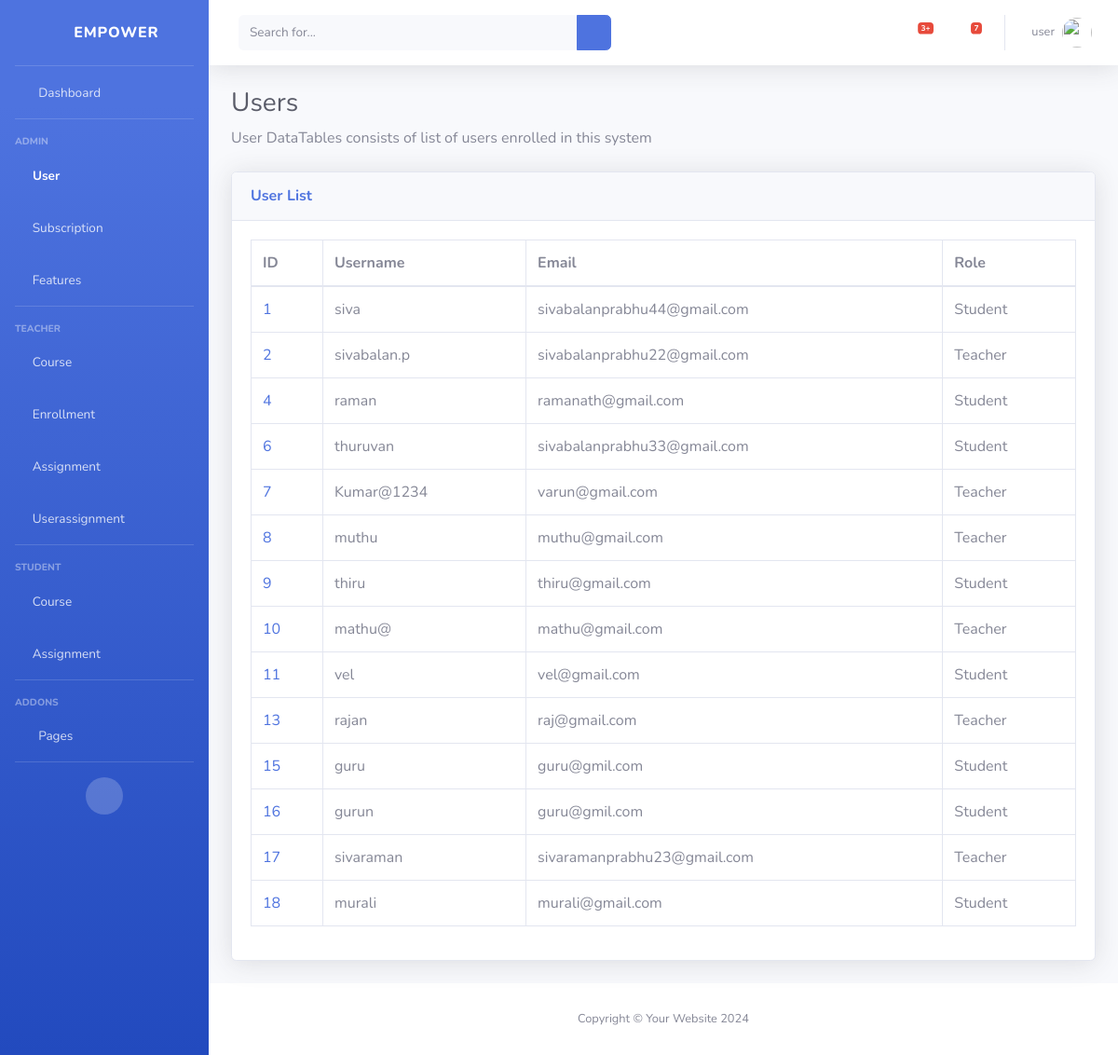
/users/ (signed in), run on an earlier commit of the app's database.
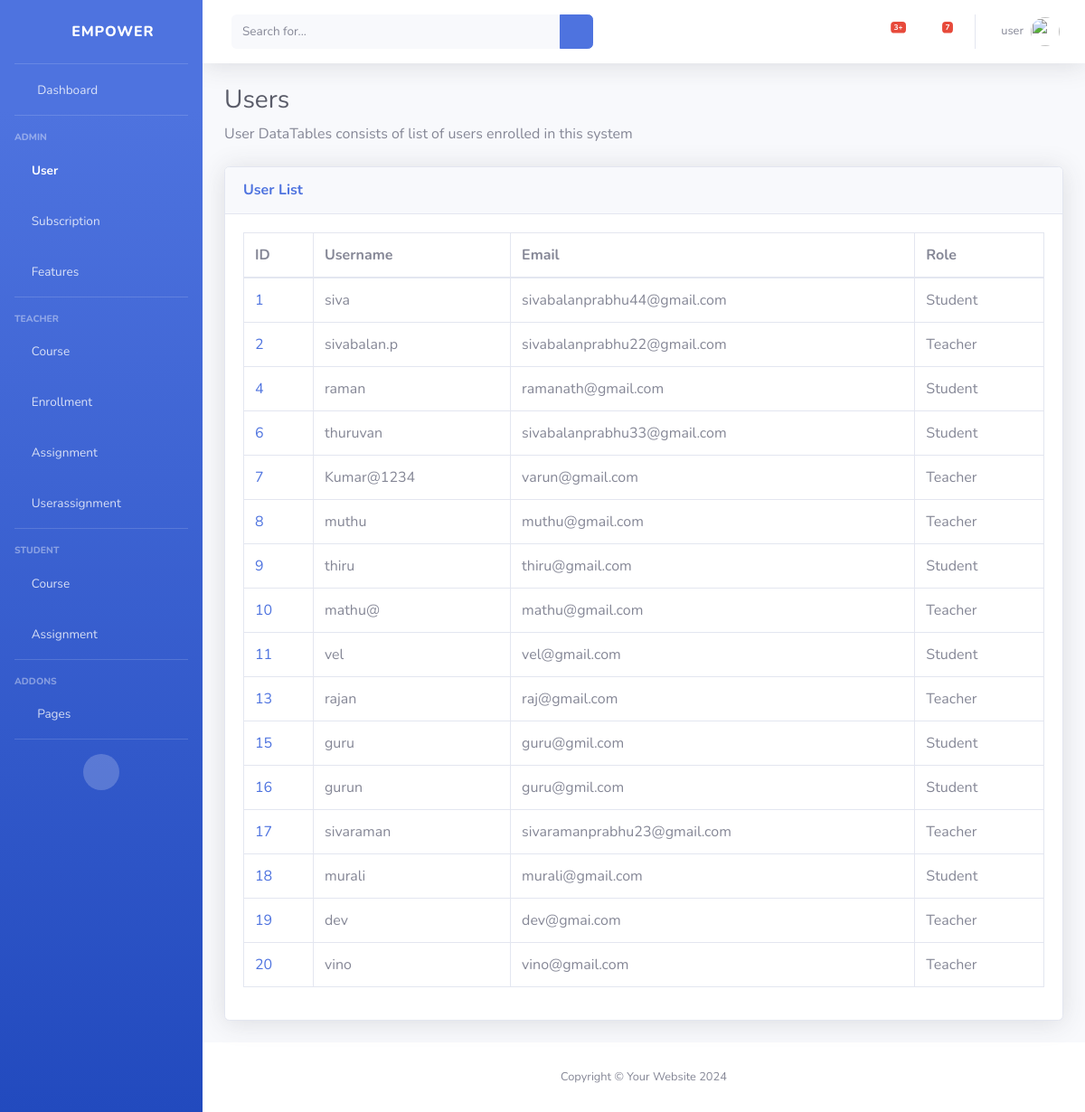
And on a later commit of the database.
### classRoom/models.py (models this page shows)
class User(models.Model):
    TEACHER = 'teacher'
    STUDENT = 'student'
    ROLE_CHOICES = [
        (TEACHER, 'Teacher'),
        (STUDENT, 'Student'),
    ]
    user = models.OneToOneField(AuthUser, on_delete=models.CASCADE)
    role = models.CharField(max_length=50, choices=ROLE_CHOICES)

### classRoom/views.py (the view)
# urls.py: path('users/', view_users, name="view_users"),
@login_required
def view_users(request):
    users = User.objects.all()
    return render(request, 'users/view_users.html', {'users': users})

### classRoom/templates/users/view_users.html
{% extends 'base.html' %}
{% block content %}
    {% load static %}
    <h1 class="h3 mb-2 text-gray-800">Users</h1>
    <p class="mb-4">User DataTables consists of list of users enrolled in this system</p>
    <div class="card shadow mb-4">
        <div class="card-header py-3">
            <h6 class="m-0 font-weight-bold text-primary">User List</h6>
        </div>
        <div class="card-body">
            <div class="table-responsive">
                <table class="table table-bordered" id="dataTable" width="100%" cellspacing="0">
                    <thead>
                        <tr>
                            <th>ID</th>
                            <th>Username</th>
                            <th>Email</th>
                            <th>Role</th>
                        </tr>
                    </thead>
                    <tbody>
                        {% for user in users %}
                            <tr>
                                <td><a href="{% url 'view_user' user.id %}">{{ user.id }}</a></td>
                                <td>{{ user.user.username }}</td>
                                <td>{{ user.user.email }}</td>
                                <td>{{ user.role|title }}</td>
                            </tr>
                        {% endfor %}
                    </tbody>
                </table>
            </div>
        </div>
    </div>
{% endblock %}

### classRoom/templates/base.html (shortened to what this page needs)
{% load static %}
<!DOCTYPE html>
<html lang="en">
<head>
    <link rel="stylesheet" href="{% static 'vendor/fontawesome-free/css/all.min.css' %}" type="text/css">
    <link rel="stylesheet" href="{% static 'css/sb-admin-2.min.css' %}">
</head>
<body id="page-top">
    <div id="wrapper">
        <ul class="navbar-nav bg-gradient-primary sidebar sidebar-dark accordion" id="accordionSidebar">
            <a class="sidebar-brand d-flex align-items-center justify-content-center" href="{% url 'index' %}">
                <div class="sidebar-brand-icon rotate-n-15">
                    <i class="fas fa-chess-knight"></i>
                </div>
                <div class="sidebar-brand-text mx-3">Empower</div>
            </a>
            <hr class="sidebar-divider my-0">
            <li class="nav-item">
                <a class="nav-link" href="{% url 'index' %}">
                    <i class="fas fa-fw fa-tachometer-alt"></i>
                    <span>Dashboard</span></a>
            </li>
            <hr class="sidebar-divider">
            <div class="sidebar-heading">
                Admin
            </div>
            <li class="nav-item">
                <a class="nav-link" href="{% url 'view_users' %}" >
                    <i class="fas fa-user-shield"></i>
                    <span>User</span>
                </a>
            </li>
            <li class="nav-item">
                <a class="nav-link" href="{% url 'view_subscriptions' %}" >
                    <i class="fas fa-user-shield"></i>
                    <span>Subscription</span>
                </a>
            </li>
            <li class="nav-item">
                <a class="nav-link" href="{% url 'view_features' %}" >
                    <i class="fas fa-user-shield"></i>
                    <span>Features</span>
                </a>
            </li>
            <hr class="sidebar-divider">
            <div class="sidebar-heading">
                Teacher
            </div>
            <li class="nav-item">
                <a class="nav-link" href="{% url 'view_courses' %}" >
                    <i class="fas fa-chalkboard-teacher"></i>
                    <span>Course</span>
                </a>
            </li>
            <li class="nav-item">
                <a class="nav-link" href="{% url 'view_enrollments' %}" >
                    <i class="fas fa-chalkboard-teacher"></i>
                    <span>Enrollment</span>
                </a>
            </li>
            <li class="nav-item">
                <a class="nav-link" href="{% url 'view_assignments' %}" >
                    <i class="fas fa-chalkboard-teacher"></i>
                    <span>Assignment</span>
                </a>
            </li>
            <li class="nav-item">
                <a class="nav-link" href="{% url 'view_userassignments' %}" >
                    <i class="fas fa-chalkboard-teacher"></i>
                    <span>Userassignment</span>
                </a>
            </li>
            <hr class="sidebar-divider">
            <div class="sidebar-heading">
                Student
            </div>
            <li class="nav-item">
                <a class="nav-link" href="{% url 'view_courses' %}" >
                    <i class="fas fa-user-graduate"></i>
                    <span>Course</span>
                </a>
                <a class="nav-link" href="{% url 'view_assignments' %}" >
                    <i class="fas fa-user-graduate"></i>
                    <span>Assignment</span>
                </a>
            </li>
            <hr class="sidebar-divider">
            <div class="sidebar-heading">
                Addons
            </div>
            <li class="nav-item">
                <a class="nav-link collapsed" href="#" data-toggle="collapse" data-target="#collapsePages"
                    aria-expanded="true" aria-controls="collapsePages">
                    <i class="fas fa-fw fa-folder"></i>
                    <span>Pages</span>
                </a>
            </li>
            <hr class="sidebar-divider d-none d-md-block">
            <div class="text-center d-none d-md-inline">
                <button class="rounded-circle border-0" id="sidebarToggle"></button>
            </div>
        </ul>
        <div id="content-wrapper" class="d-flex flex-column">
            <nav class="navbar navbar-expand navbar-light bg-white topbar mb-4 static-top shadow">
                <form
                    class="d-none d-sm-inline-block form-inline mr-auto ml-md-3 my-2 my-md-0 mw-100 navbar-search">
                    <div class="input-group">
                        <input type="text" class="form-control bg-light border-0 small" placeholder="Search for..."
                            aria-label="Search" aria-describedby="basic-addon2">
                        <div class="input-group-append">
                            <button class="btn btn-primary" type="button">
                                <i class="fas fa-search fa-sm"></i>
                            </button>
                        </div>
                    </div>
                </form>
                <ul class="navbar-nav ml-auto">
                    <li class="nav-item dropdown no-arrow mx-1">
                        <a class="nav-link dropdown-toggle" href="#" id="alertsDropdown" role="button"
                            data-toggle="dropdown" aria-haspopup="true" aria-expanded="false">
                            <i class="fas fa-bell fa-fw"></i>
                            <span class="badge badge-danger badge-counter">3+</span>
                        </a>
                    </li>
                    <li class="nav-item dropdown no-arrow mx-1">
                        <a class="nav-link dropdown-toggle" href="#" id="messagesDropdown" role="button"
                            data-toggle="dropdown" aria-haspopup="true" aria-expanded="false">
                            <i class="fas fa-envelope fa-fw"></i>
                            <span class="badge badge-danger badge-counter">7</span>
                        </a>
                    </li>
                    <li class="nav-item dropdown no-arrow">
                        <a class="nav-link dropdown-toggle" href="#" id="userDropdown" role="button"
                            data-toggle="dropdown" aria-haspopup="true" aria-expanded="false">
                            {% if user.is_authenticated %}
                                <span class="mr-2 d-none d-lg-inline text-gray-600 small">{{ user.username }}</span>
                            {% endif %}
                            <img class="img-profile rounded-circle" src="{% static 'img/undraw_profile.svg' %}">
                        </a>
                    </li>
                </ul>
            </nav>
            <div class="container-fluid">
                {% block content %}
                {% endblock %}
            </div>
            <footer class="sticky-footer bg-white">
                <div class="container my-auto">
                    <div class="copyright text-center my-auto">
                        <span>Copyright &copy; Your Website 2024</span>
                    </div>
                </div>
            </footer>
        </div>
    </div>
</body>
</html>

What changed in the data, as far as the page shows it:
added User: id "19", user.username "dev", user.email "dev@gmai.com", role "Teacher"
added User: id "20", user.username "vino", user.email "vino@gmail.com", role "Teacher"
